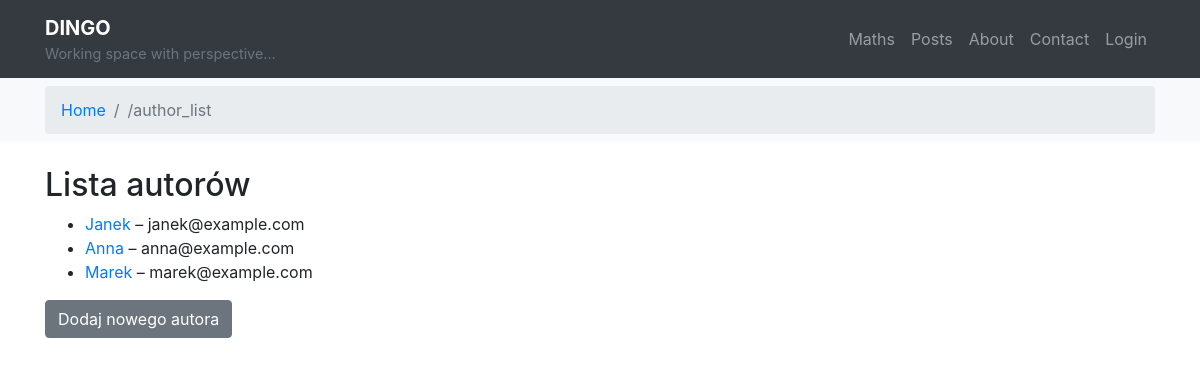
The page /posts/authors/ on the database as committed earlier.
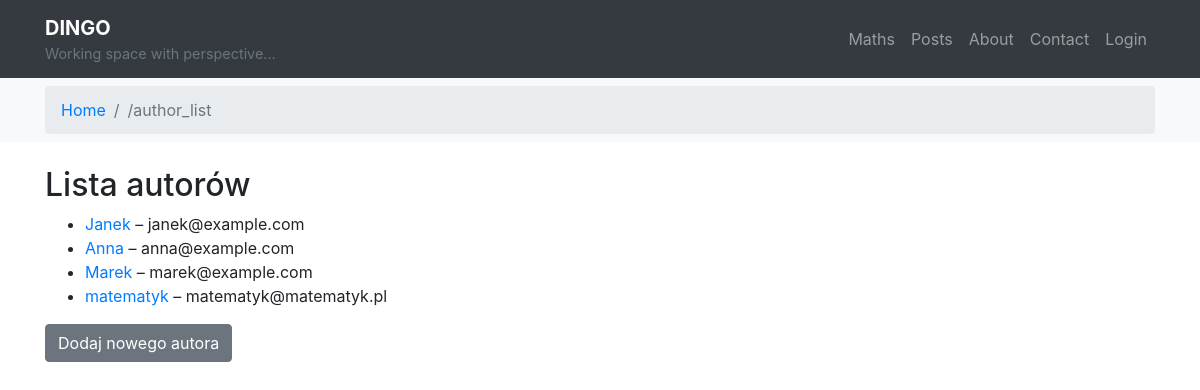
The same page on the database as committed later.
### posts/models.py (models this page shows, shortened)
class Author(models.Model):
    nick = models.CharField(max_length=20, unique=True)
    email = models.EmailField(unique=True)

### posts/views.py (the view)
# urls.py: path('authors/', author_list, name='author_list'),
def author_list(request):
    authors = Author.objects.all()
    return render(request, 'posts/author_list.html', {'authors': authors})

### posts/templates/posts/author_list.html (shortened to what this page needs)
{% extends "main.html" %}
{% block content %}
   <h2>Lista autorów</h2>
   <ul>
       {% for author in authors %}
           <li><a href="{% url 'posts:author_detail' author.id %}">{{ author.nick }}</a> – {{ author.email }}</li>
       {% endfor %}
   </ul>
   <a href="{% url 'posts:author_create' %}" class="btn btn-secondary">Dodaj nowego autora</a>
{% endblock %}

Rows that differ between the two databases and show on the page:
added Author: nick "matematyk", email "matematyk@matematyk.pl"
